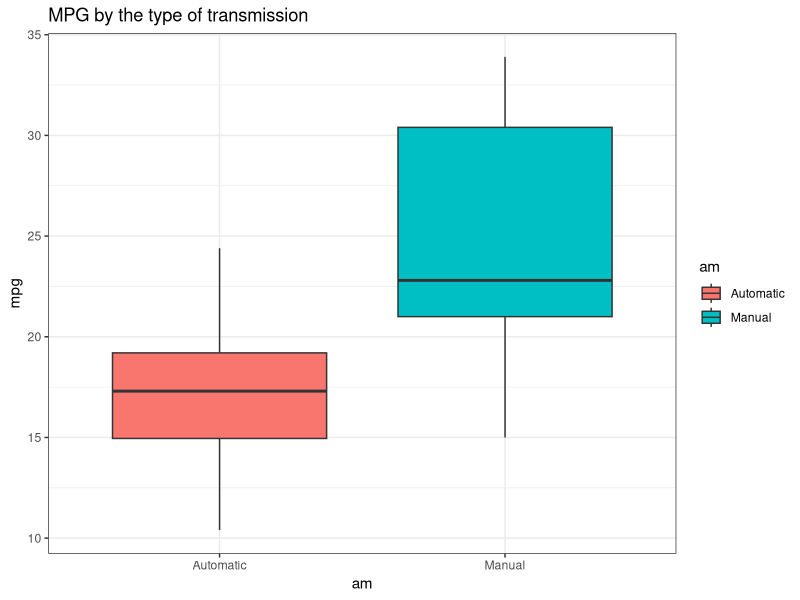
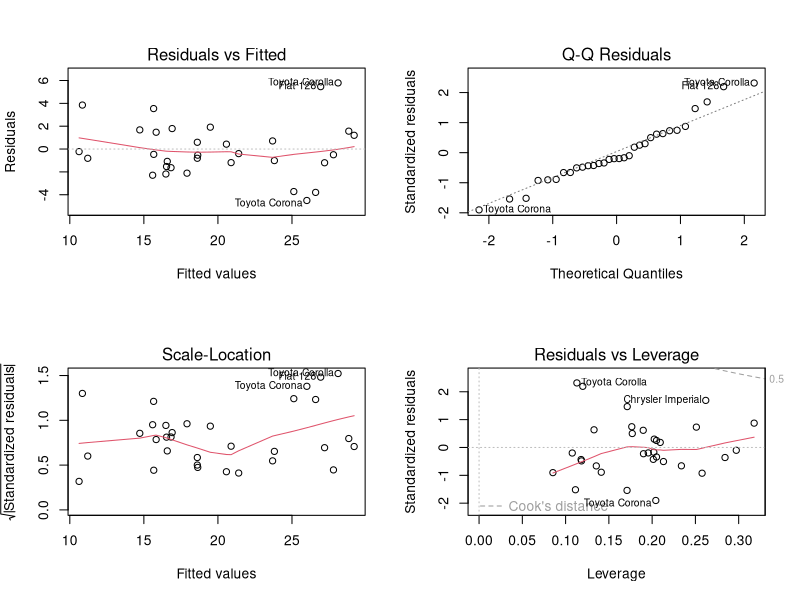

Recreate these plots in R, in order.
## ---- chunk 1
knitr::opts_chunk$set(echo = TRUE)
## ---- chunk 2
suppressMessages(library(ggplot2))
suppressMessages(library(dplyr))
suppressMessages(library(tidyr))
data(mtcars)
mtcars$cyl <- as.factor(mtcars$cyl)
mtcars$vs <- as.factor(mtcars$vs)
mtcars$am <- as.factor(mtcars$am)
levels(mtcars$am) <- c("Automatic", "Manual")
mtcars$gear <- as.factor(mtcars$gear)
mtcars$carb <- as.factor(mtcars$carb)
head(mtcars)
## ---- chunk 3
mtcars %>% 
  ggplot(aes(x=am, y=mpg, fill=am)) +
  geom_boxplot() +
  ggtitle("MPG by the type of transmission") +
  theme_bw()
## ---- chunk 4
compare_transmission <- t.test(mpg ~ am, data=mtcars)
compare_transmission
## ---- chunk 5
simple_lm <- lm(mpg ~ am, data=mtcars)
summary(simple_lm)
## ---- chunk 6
multi_lm <- lm(mpg ~ cyl + disp + wt + am, data=mtcars)
summary(multi_lm)
## ---- chunk 7
par(mfrow=c(2,2))
plot(multi_lm)
